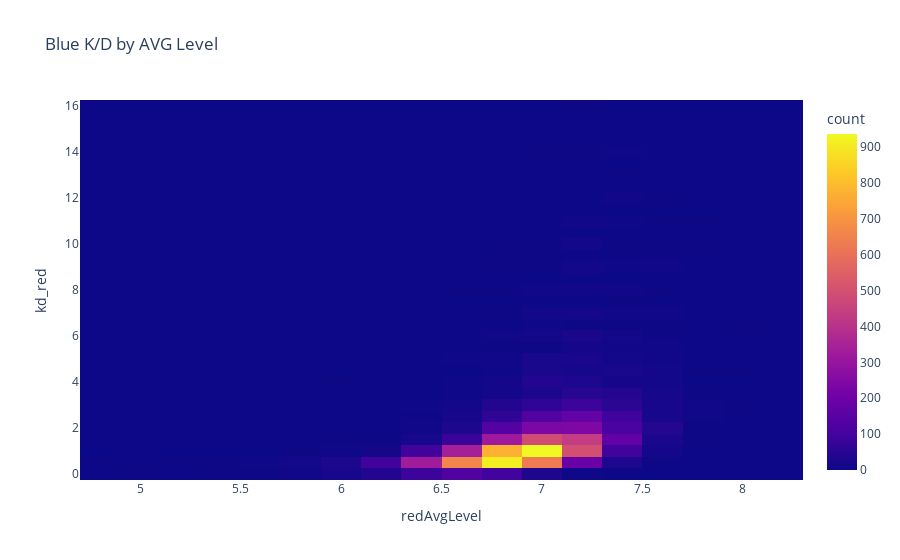

Write notebook code for a chart like this one.
### Markdown cell above
HEATMAP of RED Kill/Death Ratio by AVG LEVEL

### Code cell
fig = px.density_heatmap(df, x='redAvgLevel',y='kd_red',title='Blue K/D by AVG Level')
fig.show()

### Figure 1 — Plotly figure (JSON) as saved in the notebook; plotly's stock layout.template omitted (floating-point values rounded to 4 significant figures; data arrays with more than 128 entries replaced by an {"elided": "..."} marker saying what was removed)
{"data": [{"coloraxis": "coloraxis", "hovertemplate": "redAvgLevel=%{x}<br>kd_red=%{y}<br>count=%{z}<extra></extra>", "name": "", "type": "histogram2d", "x": {"elided": "9879 float values"}, "xaxis": "x", "xbingroup": "x", "y": {"elided": "9879 float values"}, "yaxis": "y", "ybingroup": "y"}], "layout": {"coloraxis": {"colorbar": {"title": {"text": "count"}}, "colorscale": [[0, "#0d0887"], [0.1111, "#46039f"], [0.2222, "#7201a8"], [0.3333, "#9c179e"], [0.4444, "#bd3786"], [0.5556, "#d8576b"], [0.6667, "#ed7953"], [0.7778, "#fb9f3a"], [0.8889, "#fdca26"], [1, "#f0f921"]]}, "legend": {"tracegroupgap": 0}, "title": {"text": "Blue K/D by AVG Level"}, "xaxis": {"anchor": "y", "domain": [0, 1], "title": {"text": "redAvgLevel"}}, "yaxis": {"anchor": "x", "domain": [0, 1], "title": {"text": "kd_red"}}}}
